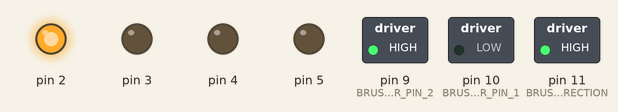
This sketch was run on a simulated Arduino Uno, built with avr-gcc and run on an emulated ATmega328P. Parts: switched loads named in the sketch (green lamp = pin HIGH), output pins drawn as LEDs (lit = HIGH).

Above: at 0.1 s.
At 7.1 s:
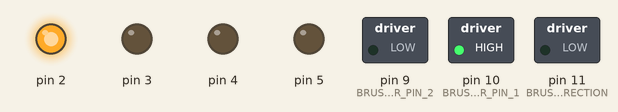
At 17.1 s:
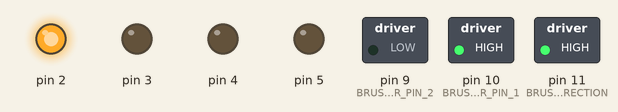
At 26.1 s:
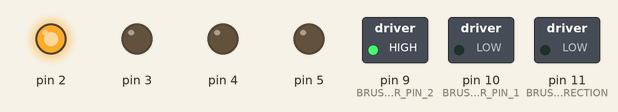
At 33.1 s:
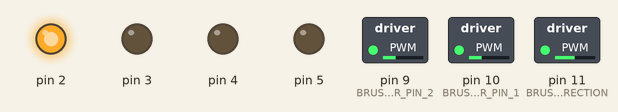
Timing chart, 0 to 34.6 s (numbered marks = the images above):
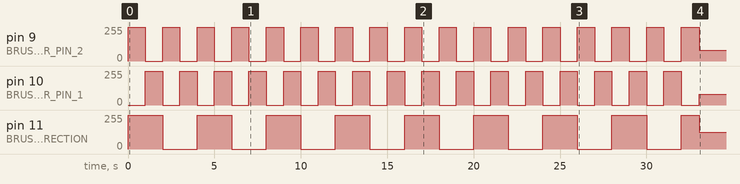

The sketch:

ArduinoScript2ActuatorBreaks.ino
```cpp
const int BRUSH_ACTUATOR_DIRECTION = 11;
const int BRUSH_ACTUATOR_PIN_1 = 10;
const int BRUSH_ACTUATOR_PIN_2 = 9;


void setup() {

  // first stepper
  pinMode(2, OUTPUT);
  pinMode(3, OUTPUT);

  // second stepper
  pinMode(4, OUTPUT);
  pinMode(5, OUTPUT);

// to control direction

//First stepper
  digitalWrite(2,HIGH);

//Second stepper
  digitalWrite(4,LOW);

     // initialize digital pins as outputs.
  pinMode(BRUSH_ACTUATOR_DIRECTION, OUTPUT);
  pinMode(BRUSH_ACTUATOR_PIN_1, OUTPUT);
  pinMode(BRUSH_ACTUATOR_PIN_2, OUTPUT);

  digitalWrite(BRUSH_ACTUATOR_DIRECTION, LOW);

}

void loop() {

  //Run first stepper
  //digitalWrite(3,LOW);
 // digitalWrite(3,HIGH);

  //Run second stepper
 // digitalWrite(5,LOW);
  //digitalWrite(5,HIGH);

  //Speed stepper motor
 // delayMicroseconds(120);


  digitalWrite(BRUSH_ACTUATOR_DIRECTION, HIGH);
moveBrush();
  digitalWrite(BRUSH_ACTUATOR_DIRECTION, LOW);
moveBrush();

}


void moveBrush(){


  //digitalWrite(BRUSH_ACTUATOR_DIRECTION, LOW);
   // retracts the actuator
  digitalWrite(BRUSH_ACTUATOR_PIN_1, LOW);
  digitalWrite(BRUSH_ACTUATOR_PIN_2, HIGH);

  int startTime = millis();
  while (millis() - startTime < 1000) {
  }

  //digitalWrite(BRUSH_ACTUATOR_DIRECTION, HIGH);
  // extend the actuator
  digitalWrite(BRUSH_ACTUATOR_PIN_1, HIGH);
  digitalWrite(BRUSH_ACTUATOR_PIN_2, LOW);

    startTime = millis();
  while (millis() - startTime < 1000) {
  }


    // Stop the actuator
  digitalWrite(BRUSH_ACTUATOR_PIN_1, LOW);
  digitalWrite(BRUSH_ACTUATOR_PIN_2, LOW);

  }
```

Measured:
- by itself, pin 9 (BRUSH_ACTUATOR_PIN_2): repeats every 2.0 s: 0/255 1.0 s, 255/255 1.0 s, until it stays 80/255 from 33.0 s
- by itself, pin 10 (BRUSH_ACTUATOR_PIN_1): repeats every 2.0 s: 0/255 1.0 s, 255/255 1.0 s, until it stays 79/255 from 33.0 s
- by itself, pin 11 (BRUSH_ACTUATOR_DIRECTION): 0/255 → 255/255 at 0.00 s, → 0/255 2.0 s later, → 255/255 2.0 s later, → 0/255 2.0 s later, … (18 changes in this stretch)
